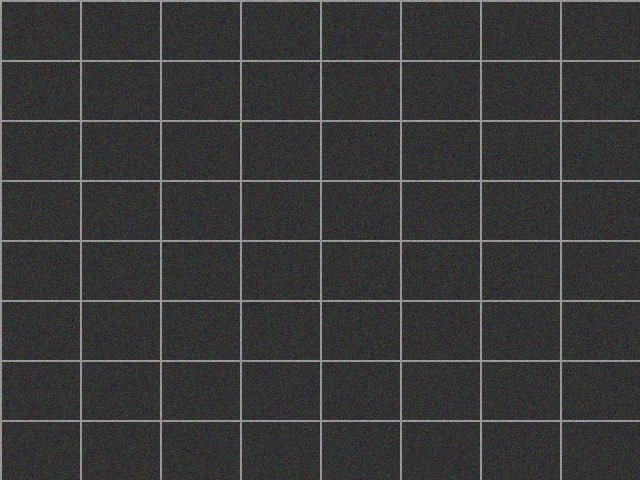
#> input picture baseline_images/baseline_000.png, 640 x 480 px
$ python extract_defect_features.py --images ../baseline_images
#> lines starting #> are read from the running program, lines starting #| are printed output that depends on the picture
"""
Extract monitoring features from defect images.
Features per image:
- brightness (mean pixel value)
- edge_density (Canny edges pixel ratio)
- bbox_area_mean (YOLO-format labels: cx cy w h normalized)
- bbox_area_sum
- bbox_count
- confidence_mean (YOLO detections: class conf cx cy w h)
Outputs a CSV with one row per image.

Requirements: pillow, numpy, opencv-python, pandas
YOLO label files are optional; if absent, bbox/conf features are NaN.
"""

import argparse
import glob
from pathlib import Path
import numpy as np
import pandas as pd
from PIL import Image
import cv2


def compute_brightness(img: Image.Image) -> float:
    arr = np.asarray(img.convert("L"), dtype=np.float32)
    return float(arr.mean())


def compute_edge_density(img: Image.Image, low: int = 100, high: int = 200) -> float:
    gray = np.asarray(img.convert("L"), dtype=np.uint8)
    edges = cv2.Canny(gray, low, high)
    return float((edges > 0).sum() / edges.size)


def parse_yolo_labels(label_path: Path) -> tuple[float, float, int, float]:
    """Return (bbox_area_mean, bbox_area_sum, bbox_count, confidence_mean)."""
    if not label_path.exists():
        return np.nan, np.nan, 0, np.nan
    areas = []
    confs = []
    with label_path.open() as f:
        for line in f:
            parts = line.strip().split()
            if len(parts) == 5:
                # class cx cy w h (no conf)
                _, _, _, w, h = parts
                conf = None
            elif len(parts) >= 6:
                # class conf cx cy w h
                _, conf, _, _, w, h = parts[:6]
                conf = float(conf)
            else:
                continue
            try:
                w = float(w)
                h = float(h)
            except ValueError:
                continue
            areas.append(w * h)
            if conf is not None:
                confs.append(conf)
    if not areas:
        return np.nan, np.nan, 0, np.nan
    area_mean = float(np.mean(areas))
    area_sum = float(np.sum(areas))
    conf_mean = float(np.mean(confs)) if confs else np.nan
    return area_mean, area_sum, len(areas), conf_mean


def process_images(img_dir: Path, labels_dir: Path | None) -> pd.DataFrame:
    rows = []
    img_paths = sorted(glob.glob(str(img_dir / "*.jpg")) + glob.glob(str(img_dir / "*.png")) + glob.glob(str(img_dir / "*.jpeg")))
    for img_path_str in img_paths:
        img_path = Path(img_path_str)
        with Image.open(img_path) as img:
#> img is the input picture: PIL image 640x480 RGB; mean R, G, B 55.2, 55.3, 55.2
            brightness = compute_brightness(img)
#> brightness = 55.27
            edge_density = compute_edge_density(img)
#> in compute_edge_density, `edges = cv2.Canny(gray, low, high)`:
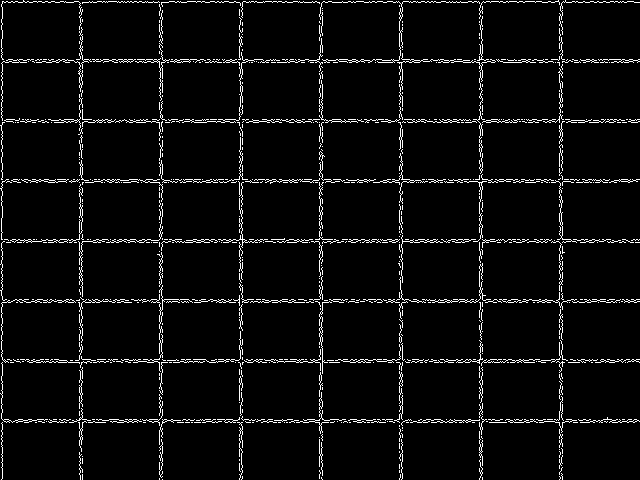
#> edges: shape (480, 640); 4.6% white in thin lines or dots
#> edge_density = 0.0461
        label_path = labels_dir / (img_path.stem + ".txt") if labels_dir else Path("/nonexistent")
        bbox_area_mean, bbox_area_sum, bbox_count, confidence_mean = parse_yolo_labels(label_path)
        rows.append({
            "filename": img_path.name,
            "brightness": brightness,
            "edge_density": edge_density,
            "bbox_area_mean": bbox_area_mean,
            "bbox_area_sum": bbox_area_sum,
            "bbox_count": bbox_count,
            "confidence_mean": confidence_mean,
        })
#> pass 2 of the loop in process_images, `for img_path_str in img_paths:`:
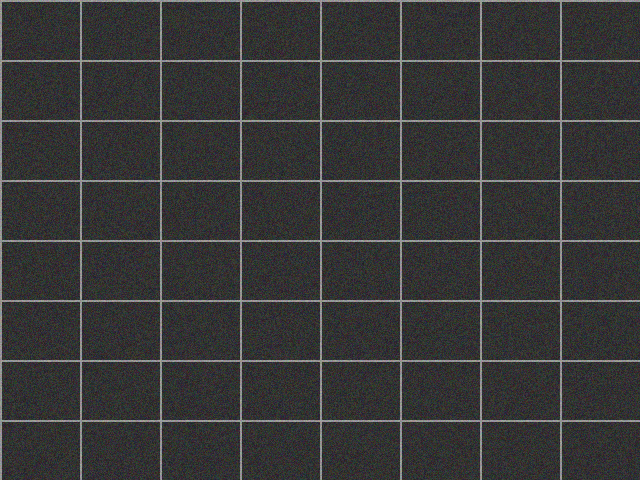
#> input picture baseline_images/baseline_001.png, 640 x 480 px
#> in process_images, img is the input picture: PIL image 640x480 RGB; mean R, G, B 55.3, 55.2, 55.2
#> brightness = 55.23
#> in compute_edge_density (call 2), `edges = cv2.Canny(gray, low, high)`:
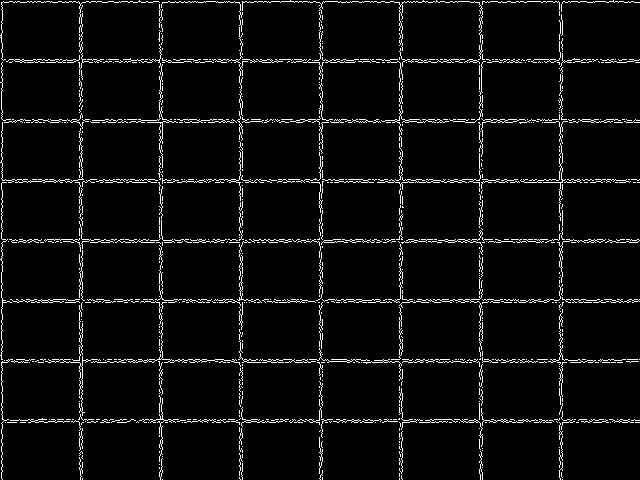
#> edges: shape (480, 640); 4.6% white in thin lines or dots
#> edge_density = 0.046
    return pd.DataFrame(rows)


def main():
    parser = argparse.ArgumentParser(description="Extract monitoring features from defect images")
    parser.add_argument("--images", required=True, help="Directory with images")
    parser.add_argument("--labels", help="Directory with YOLO label/detection txt files")
    parser.add_argument("--output-csv", default="defect_features.csv", help="Output CSV path")
    args = parser.parse_args()

    img_dir = Path(args.images)
    labels_dir = Path(args.labels) if args.labels else None

    df = process_images(img_dir, labels_dir)
#> df = table of 2 rows and 7 columns
    df.to_csv(args.output_csv, index=False)
    print(f"Saved features to {args.output_csv}")


if __name__ == "__main__":
    main()
